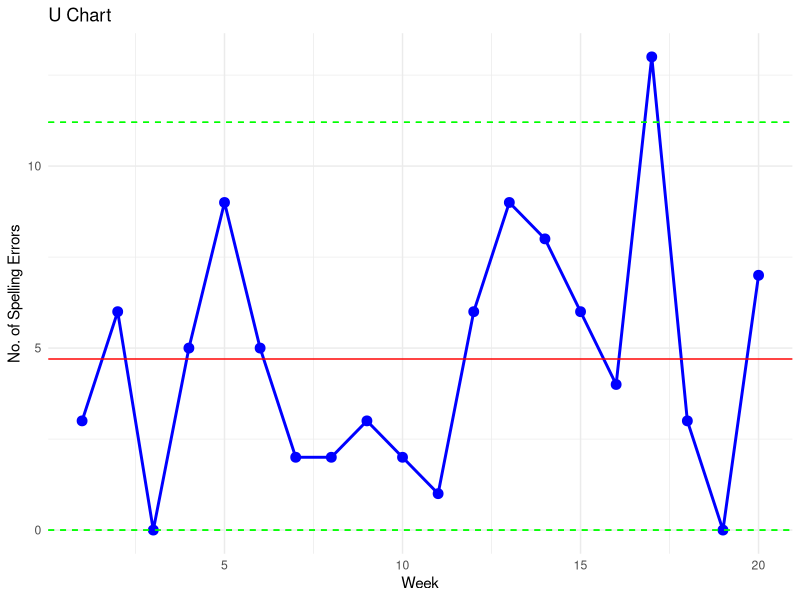

This figure's R source:
library(ggplot2)

# data
week <- 1:20
spelling_errors <- c(3, 6, 0, 5, 9, 5, 2, 2, 3, 2, 1, 6, 9, 8, 6, 4, 13, 3, 0, 7)

data_frame = data.frame(Week = week, Errors = spelling_errors)

# lambda
lambda <- sum(spelling_errors) / length(week)

# ucl and lcl
center <- lambda
ucl <- center + 3 * sqrt(lambda)
lcl <- max(center - 3 * sqrt(lambda), 0)

# plot
u_chart <- ggplot(data_frame, aes(x = Week, y = Errors)) +
  geom_line(color = 'blue', size = 1) +
  geom_point(color = 'blue', size = 3) +
  geom_hline(yintercept = c(center, ucl, lcl), linetype = c('solid', 'dashed', 'dashed'), color = c('red', 'green', 'green')) +
  geom_hline(yintercept = c(ucl, lcl), linetype = 'dashed', color = 'green') +
  labs(title = 'U Chart', x = 'Week', y = 'No. of Spelling Errors') +
  theme_minimal()

print(u_chart)
